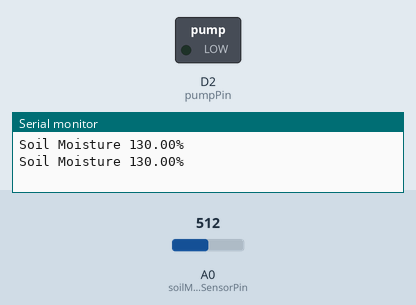
The sketch below on a simulated ESP8266 (NodeMCU). Parts: switched loads named in the sketch (green lamp = pin HIGH), the last lines printed to the serial monitor. The inputs (shaded band) are chosen by the test bench; at power-on: A0 (soilMoistureSensorPin) = 512.

Above: at 1.8 s.
1.9 s: A0 (soilMoistureSensorPin) set to 871
3.4 s: A0 (soilMoistureSensorPin) set to 904
At 4.4 s:
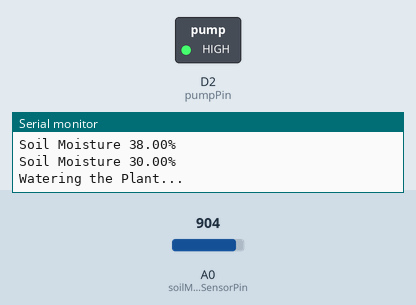
Timing chart, 0 to 6.4 s (numbered marks = the images above; inputs shaded):
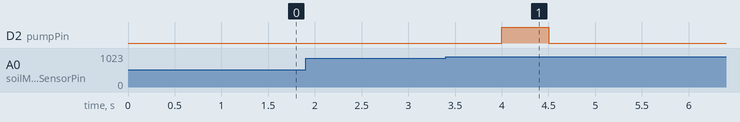

Measured:
- the behaviour switches between 885 and 886 on A0 (soilMoistureSensorPin) (found by bisection; images 0 and 1)
- after the input at 3.4 s, D2 (pumpPin): LOW → HIGH after 0.60 s, → LOW 0.50 s later

The sketch:

Test.ino
```cpp
int soilMoistureSensorPin = A0;
int pumpPin = D2;
int moistureThreshold = 35;
int pauseDuration = 20000;

void setup() {
  pinMode(soilMoistureSensorPin, INPUT);
  pinMode(pumpPin, OUTPUT);
  Serial.begin(9600);
}

void loop() {
  float sensorReading = analogRead(soilMoistureSensorPin);
  float moistureContent = map(sensorReading, 1024, 633, 0, 100);
  Serial.print("Soil Moisture ");
  Serial.print(moistureContent);
  Serial.println("%");
  if(moistureContent < moistureThreshold){
    digitalWrite(pumpPin, HIGH);
    Serial.println("Watering the Plant... ");
    delay(500);
    digitalWrite(pumpPin, LOW);
    Serial.println("Pause for 20 sec.. ");
    delay(pauseDuration);
  }
  delay(1000);
}
```
